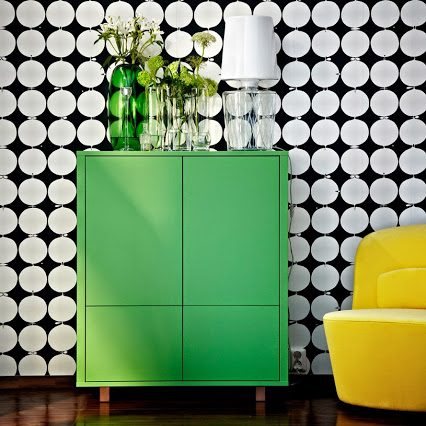
%> input picture Q1/CV/Lab 1/images/buffet.jpg, 426 x 426 px
$ octave exercise2.m   (GNU Octave 9; MATLAB toolbox functions it lacks are replaced by stand-ins)
%> lines starting %> are read from the running program, lines starting %| are printed output that depends on the picture
% - - - - - -
% MAI CV
% Exercises Lab 1
% Author name: Jordi Riu - Josep Famadas
% - - - - - -


%%
%- - - - - -
%Exercise 2:
%- - - - - -
close all
clear all

% Read the input image and divide it into the 3 RGB channels
im = imread('C:\Users\josep\Desktop\Computer Vision\Lab 1\images\buffet.jpg');
%> im is the input picture: size 426x426x3 uint8; mean R, G, B 122.8, 145.7, 106.8

im_R = im(:,:,1);
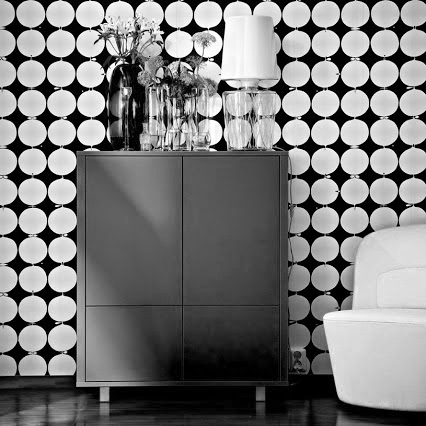
%> im_R: size 426x426 uint8; min 0, max 255, mean 122.8
im_G = im(:,:,2);
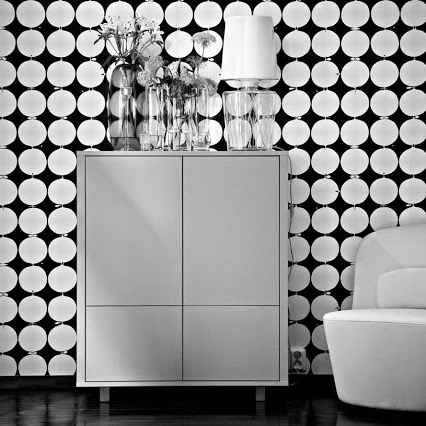
%> im_G: size 426x426 uint8; min 0, max 255, mean 145.7
im_B = im(:,:,3);
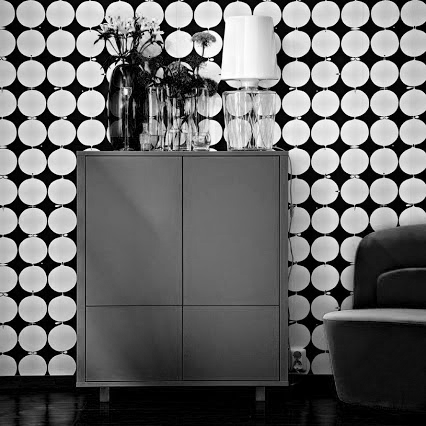
%> im_B: size 426x426 uint8; min 0, max 255, mean 106.8


% Display the 3 channels and the original image
figure
subplot(2,3,2)
imshow(im)
title('ORIGINAL','fontsize',18)

subplot(2,3,4)
imshow(im_R)
title('RED','fontsize',18)

subplot(2,3,5)
imshow(im_G)
title('GREEN','fontsize',18)

subplot(2,3,6)
imshow(im_B)
title('BLUE','fontsize',18)


% Recreate the color image but swaping the Red channel and the Green one

channel_interchange = cat(3,im_G,im_R,im_B);
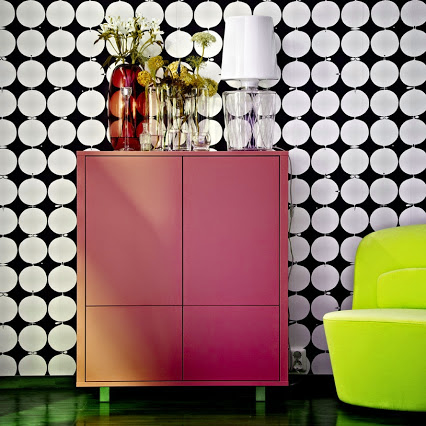
%> channel_interchange: size 426x426x3 uint8; mean R, G, B 145.7, 122.8, 106.8

figure
subplot(1,2,1)
imshow(im)
title('ORIGINAL','fontsize',18)
subplot(1,2,2)
imshow(channel_interchange)
title('SWAPPED R & G','fontsize',18)

% Save it
imwrite(channel_interchange,'C:\Users\josep\Desktop\Computer Vision\Lab 1\channel_interchange.jpg');


% Reduce the intensity of one of the 3 channels to 0.

% Reducing only Red
channelRx0 = im;
channelRx0(:,:,1) = 0;
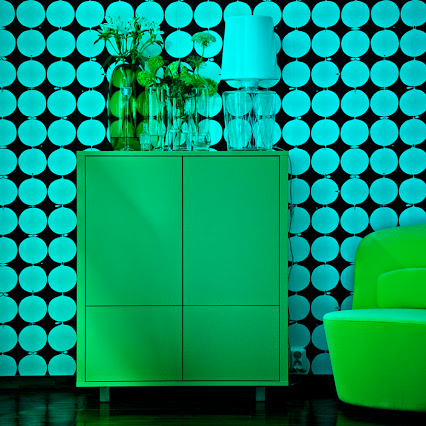
%> channelRx0: size 426x426x3 uint8; mean R, G, B 0, 145.7, 106.8

% Reducing only Green
channelGx0 = im;
channelGx0(:,:,2) = 0;
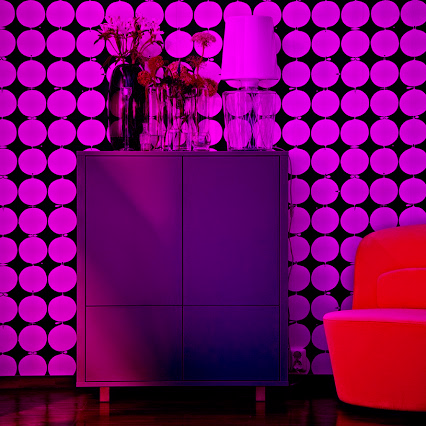
%> channelGx0: size 426x426x3 uint8; mean R, G, B 122.8, 0, 106.8

% Reducing only Blue
channelBx0 = im;
channelBx0(:,:,3) = 0;
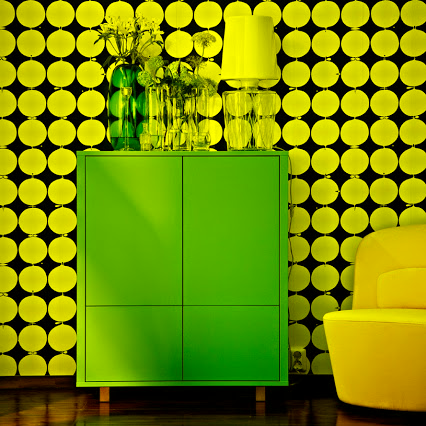
%> channelBx0: size 426x426x3 uint8; mean R, G, B 122.8, 145.7, 0

% Plots
figure
subplot(1,3,1)
imshow(channelRx0)
title('RED = 0','fontsize',18)

subplot(1,3,2)
imshow(channelGx0)
title('GREEN = 0','fontsize',18)

subplot(1,3,3)
imshow(channelBx0)
title('BLUE = 0','fontsize',18)

% Save the images
imwrite(channelRx0,'C:\Users\josep\Desktop\Computer Vision\Lab 1\channelRx0.jpg');
imwrite(channelGx0,'C:\Users\josep\Desktop\Computer Vision\Lab 1\channelGx0.jpg');
imwrite(channelBx0,'C:\Users\josep\Desktop\Computer Vision\Lab 1\channelBx0.jpg');

$ run again, with Q1/CV/Lab 1/images/corals.jpg copied over Q1/CV/Lab 1/images/buffet.jpg
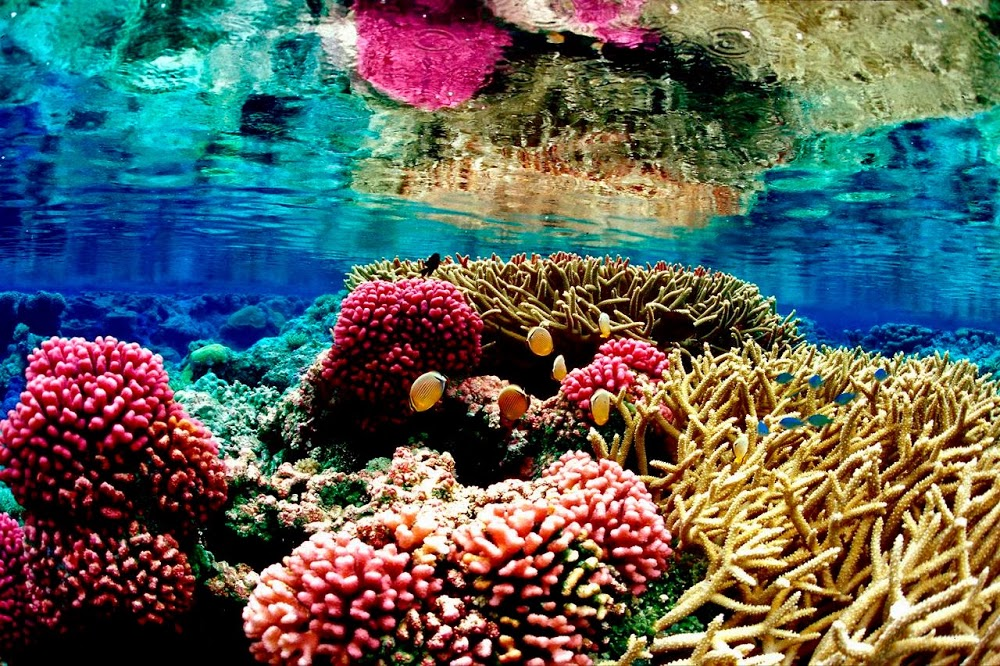
%> input picture Q1/CV/Lab 1/images/corals.jpg, 1000 x 666 px
%> im is the input picture: size 666x1000x3 uint8; mean R, G, B 90.9, 97.4, 92.3
%> `channelGx0(:,:,2) = 0;`:
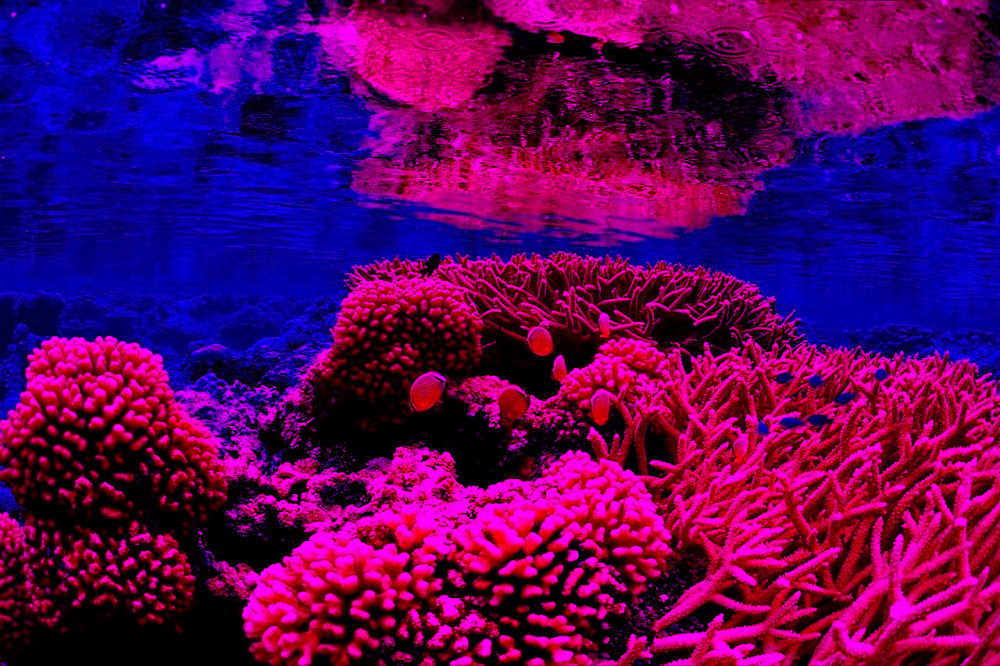
%> channelGx0: size 666x1000x3 uint8; mean R, G, B 90.9, 0, 92.3
%> `channelBx0(:,:,3) = 0;`:
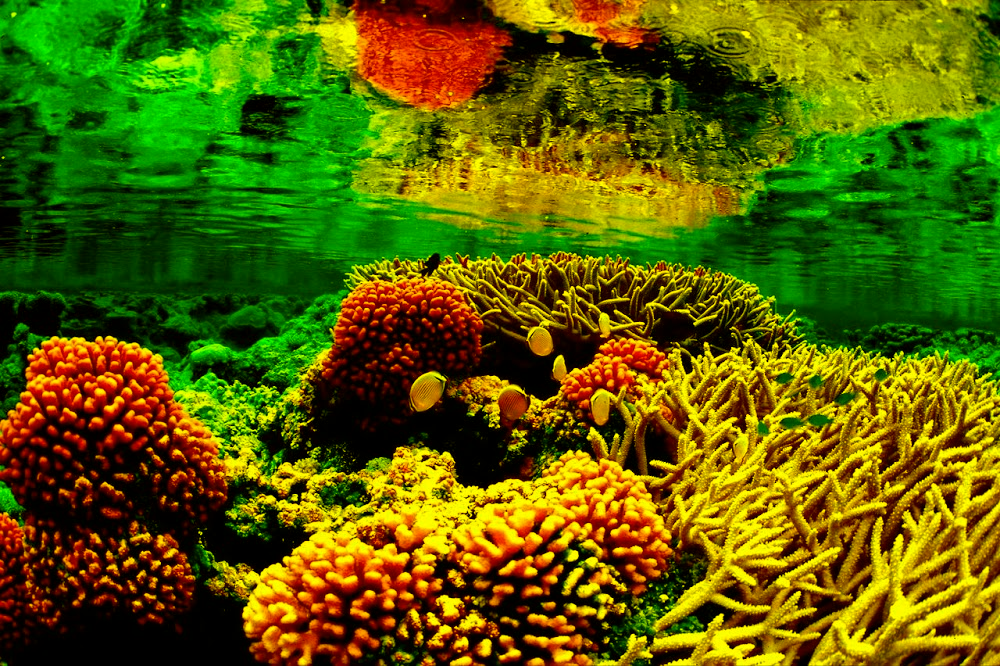
%> channelBx0: size 666x1000x3 uint8; mean R, G, B 90.9, 97.4, 0

$ run again, with Q1/CV/Lab 1/images/fabulous.jpg copied over Q1/CV/Lab 1/images/buffet.jpg
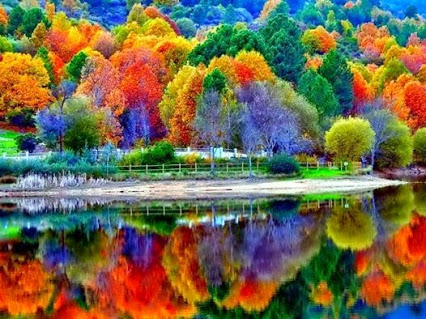
%> input picture Q1/CV/Lab 1/images/fabulous.jpg, 426 x 319 px
%> im is the input picture: size 319x426x3 uint8; mean R, G, B 113.1, 105.7, 76.9
%> `channelBx0(:,:,3) = 0;`:
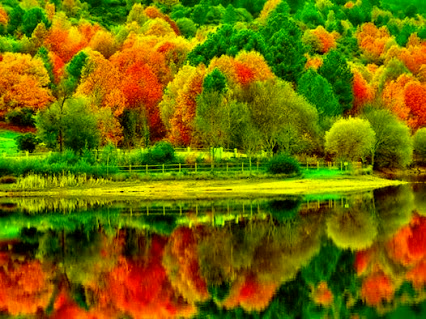
%> channelBx0: size 319x426x3 uint8; mean R, G, B 113.1, 105.7, 0
